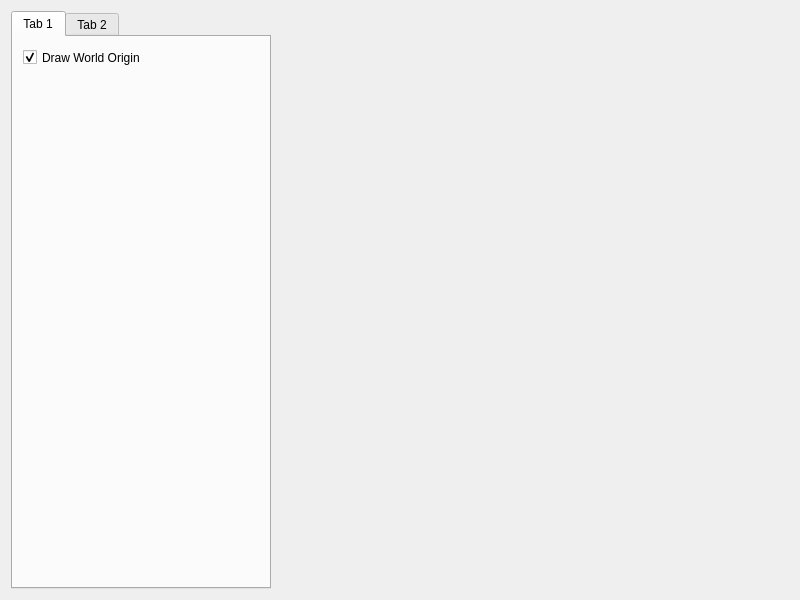
<?xml version="1.0" encoding="UTF-8"?>
<ui version="4.0">
 <class>MainWindow</class>
 <widget class="QMainWindow" name="MainWindow">
  <property name="geometry">
   <rect>
    <x>0</x>
    <y>0</y>
    <width>800</width>
    <height>600</height>
   </rect>
  </property>
  <property name="windowTitle">
   <string>Ray Tracer</string>
  </property>
  <widget class="QWidget" name="centralWidget">
   <layout class="QHBoxLayout" name="horizontalLayout_2">
    <item alignment="Qt::AlignLeft">
     <widget class="QTabWidget" name="tabWidget">
      <property name="minimumSize">
       <size>
        <width>260</width>
        <height>0</height>
       </size>
      </property>
      <property name="currentIndex">
       <number>0</number>
      </property>
      <widget class="QWidget" name="tab">
       <attribute name="title">
        <string>Tab 1</string>
       </attribute>
       <widget class="QCheckBox" name="DrawAxis">
        <property name="geometry">
         <rect>
          <x>10</x>
          <y>10</y>
          <width>161</width>
          <height>21</height>
         </rect>
        </property>
        <property name="text">
         <string>Draw World Origin</string>
        </property>
        <property name="checked">
         <bool>true</bool>
        </property>
       </widget>
      </widget>
      <widget class="QWidget" name="tab_2">
       <attribute name="title">
        <string>Tab 2</string>
       </attribute>
      </widget>
     </widget>
    </item>
    <item>
     <widget class="Scene" name="Canvas" native="true">
      <property name="sizePolicy">
       <sizepolicy hsizetype="Expanding" vsizetype="Preferred">
        <horstretch>0</horstretch>
        <verstretch>0</verstretch>
       </sizepolicy>
      </property>
      <property name="minimumSize">
       <size>
        <width>0</width>
        <height>0</height>
       </size>
      </property>
     </widget>
    </item>
   </layout>
  </widget>
 </widget>
 <layoutdefault spacing="6" margin="11"/>
 <customwidgets>
  <customwidget>
   <class>Scene</class>
   <extends>QWidget</extends>
   <header>scene.h</header>
   <container>1</container>
  </customwidget>
 </customwidgets>
 <resources/>
 <connections/>
</ui>
